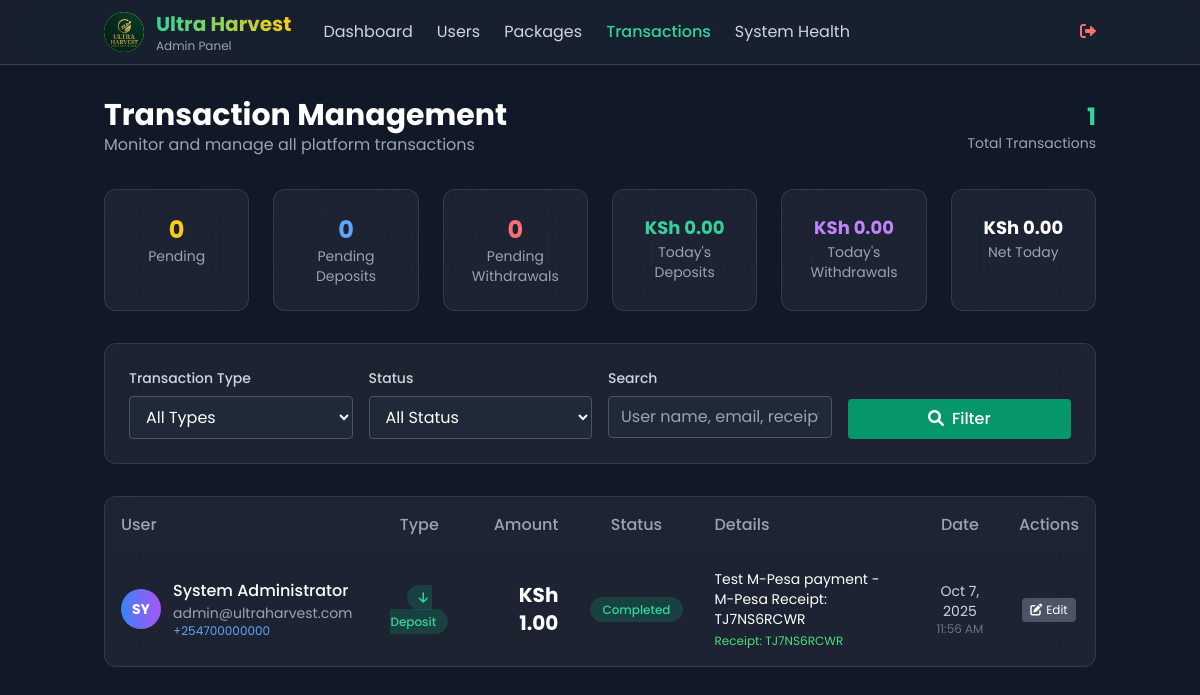
The app's page /admin/transactions.php (signed in) with its own data.
### tables this page shows
CREATE TABLE `transactions` (
  `id` int(11) NOT NULL,
  `user_id` int(11) NOT NULL,
  `type` enum('deposit','withdrawal','roi_payment','referral_commission','package_investment') NOT NULL,
  `amount` decimal(15,2) NOT NULL,
  `withdrawal_fee` decimal(15,2) DEFAULT 0.00,
  `platform_fee` decimal(15,2) DEFAULT 0.00,
  `net_amount` decimal(15,2) DEFAULT 0.00,
  `status` enum('pending','completed','failed','cancelled') DEFAULT 'pending',
  `mpesa_receipt` varchar(100) DEFAULT NULL,
  `mpesa_request_id` varchar(100) DEFAULT NULL,
  `phone_number` varchar(20) DEFAULT NULL,
  `description` text DEFAULT NULL,
  `admin_notes` text DEFAULT NULL,
  `processed_by` int(11) DEFAULT NULL,
  `created_at` timestamp NULL DEFAULT current_timestamp(),
  `updated_at` timestamp NULL DEFAULT current_timestamp() ON UPDATE current_timestamp()
);

CREATE TABLE `users` (
  `id` int(11) NOT NULL,
  `email` varchar(255) NOT NULL,
  `password` varchar(255) NOT NULL,
  `full_name` varchar(255) NOT NULL,
  `phone` varchar(20) DEFAULT NULL,
  `wallet_balance` decimal(15,2) DEFAULT 0.00,
  `total_deposited` decimal(15,2) DEFAULT 0.00,
  `total_withdrawn` decimal(15,2) DEFAULT 0.00,
  `total_roi_earned` decimal(15,2) DEFAULT 0.00,
  `referral_code` varchar(10) NOT NULL,
  `referred_by` int(11) DEFAULT NULL,
  `referral_earnings` decimal(15,2) DEFAULT 0.00,
  `status` enum('active','suspended','banned') DEFAULT 'active',
  `is_admin` tinyint(1) DEFAULT 0,
  `email_verified` tinyint(1) DEFAULT 0,
  `created_at` timestamp NULL DEFAULT current_timestamp(),
  `updated_at` timestamp NULL DEFAULT current_timestamp() ON UPDATE current_timestamp()
);

### admin/transactions.php (the view, shortened to what the rows shown need)
<?php
require_once '../config/database.php';
$page = max(1, intval($_GET['page'] ?? 1));
$limit = 25;
$offset = ($page - 1) * $limit;
$where_conditions = ["1=1"];
$params = [];
$where_clause = implode(' AND ', $where_conditions);
$transactions = [];
try {
    $sql = "
        SELECT t.id, t.user_id, t.type, t.amount, t.status, t.mpesa_receipt, t.mpesa_request_id,
               t.phone_number, t.description, t.admin_notes, t.created_at, t.updated_at,
               u.full_name, u.email, u.phone,
               admin.full_name as processed_by_name
        FROM transactions t
        JOIN users u ON t.user_id = u.id
        LEFT JOIN users admin ON t.processed_by = admin.id
        WHERE $where_clause
        ORDER BY t.created_at DESC
        LIMIT $limit OFFSET $offset
    ";
    $stmt = $db->prepare($sql);
    $stmt->execute($params);
    $transactions = $stmt->fetchAll(PDO::FETCH_ASSOC);
} catch (Exception $e) {
    $error = 'Failed to load transactions: ' . $e->getMessage();
}
?>
<!DOCTYPE html>
<html lang="en">
<head>
    <script src="https://cdn.tailwindcss.com"></script>
    <link rel="stylesheet" href="https://cdnjs.cloudflare.com/ajax/libs/font-awesome/6.0.0/css/all.min.css">
</head>
<body class="bg-gray-900 text-white min-h-screen">
    <main class="container mx-auto px-4 py-8">
        <div class="flex items-center justify-between mb-8">
            <div>
                <h1 class="text-3xl font-bold text-white">Transaction Management</h1>
            </div>
        </div>
        <section class="glass-card rounded-xl overflow-hidden">
            <?php if (!empty($transactions)): ?>
                <div class="overflow-x-auto">
                    <table class="w-full">
                        <thead class="bg-gray-800/50">
                            <tr>
                                <th class="text-left p-4 text-gray-400 font-medium">User</th>
                                <th class="text-center p-4 text-gray-400 font-medium">Type</th>
                                <th class="text-right p-4 text-gray-400 font-medium">Amount</th>
                                <th class="text-center p-4 text-gray-400 font-medium">Status</th>
                                <th class="text-left p-4 text-gray-400 font-medium">Details</th>
                                <th class="text-center p-4 text-gray-400 font-medium">Date</th>
                                <th class="text-center p-4 text-gray-400 font-medium">Actions</th>
                            </tr>
                        </thead>
                        <tbody>
                            <?php foreach ($transactions as $transaction): ?>
                            <tr class="transaction-row border-b border-gray-800">
                                <td class="p-4">
                                    <div class="flex items-center space-x-3">
                                        <div class="w-10 h-10 bg-gradient-to-r from-blue-500 to-purple-500 rounded-full flex items-center justify-center text-sm font-bold text-white">
                                            <?php echo strtoupper(substr($transaction['full_name'], 0, 2)); ?>
                                        </div>
                                        <div>
                                            <p class="font-medium text-white"><?php echo htmlspecialchars($transaction['full_name']); ?></p>
                                            <p class="text-sm text-gray-400"><?php echo htmlspecialchars($transaction['email']); ?></p>
                                            <?php if ($transaction['phone']): ?>
                                                <p class="text-xs text-blue-400"><?php echo htmlspecialchars($transaction['phone']); ?></p>
                                            <?php endif; ?>
                                        </div>
                                    </div>
                                </td>
                                <td class="p-4 text-center">
                                    <span class="px-3 py-1 rounded-full text-xs font-medium
                                        <?php
                                        echo match($transaction['type']) {
                                            'deposit' => 'bg-emerald-500/20 text-emerald-400',
                                            'withdrawal' => 'bg-red-500/20 text-red-400',
                                            'roi_payment' => 'bg-yellow-500/20 text-yellow-400',
                                            'package_investment' => 'bg-blue-500/20 text-blue-400',
                                            'referral_commission' => 'bg-purple-500/20 text-purple-400',
                                            default => 'bg-gray-500/20 text-gray-400'
                                        };
                                        ?>">
                                        <i class="fas <?php
                                        echo match($transaction['type']) {
                                            'deposit' => 'fa-arrow-down',
                                            'withdrawal' => 'fa-arrow-up',
                                            'roi_payment' => 'fa-coins',
                                            'package_investment' => 'fa-chart-line',
                                            'referral_commission' => 'fa-users',
                                            default => 'fa-exchange-alt'
                                        };
                                        ?> mr-1"></i>
                                        <?php echo ucfirst(str_replace('_', ' ', $transaction['type'])); ?>
                                    </span>
                                </td>
                                <td class="p-4 text-right">
                                    <p class="text-xl font-bold text-white"><?php echo formatMoney($transaction['amount']); ?></p>
                                </td>
                                <td class="p-4 text-center">
                                    <span class="px-3 py-1 rounded-full text-xs font-medium
                                        <?php
                                        echo match($transaction['status']) {
                                            'completed' => 'bg-emerald-500/20 text-emerald-400',
                                            'pending' => 'bg-yellow-500/20 text-yellow-400',
                                            'failed' => 'bg-red-500/20 text-red-400',
                                            'cancelled' => 'bg-gray-500/20 text-gray-400',
                                            default => 'bg-gray-500/20 text-gray-400'
                                        };
                                        ?>">
                                        <?php echo ucfirst($transaction['status']); ?>
                                    </span>
                                </td>
                                <td class="p-4">
                                    <div class="max-w-xs">
                                        <p class="text-white text-sm"><?php echo htmlspecialchars(substr($transaction['description'] ?? 'N/A', 0, 50)); ?></p>
                                        <?php if ($transaction['mpesa_receipt']): ?>
                                            <p class="text-green-400 text-xs mt-1">Receipt: <?php echo htmlspecialchars($transaction['mpesa_receipt']); ?></p>
                                        <?php endif; ?>
                                    </div>
                                </td>
                                <td class="p-4 text-center text-gray-300 text-sm">
                                    <p><?php echo date('M j, Y', strtotime($transaction['created_at'])); ?></p>
                                    <p class="text-xs text-gray-500"><?php echo date('g:i A', strtotime($transaction['created_at'])); ?></p>
                                </td>
                                <td class="p-4 text-center">
                                    <?php if ($transaction['status'] === 'pending'): ?>
                                        <div class="flex items-center justify-center space-x-1">
                                            <?php if ($transaction['type'] === 'withdrawal'): ?>
                                                <button onclick="approveWithdrawal(<?php echo $transaction['id']; ?>)"
                                                        class="px-2 py-1 bg-emerald-600 hover:bg-emerald-700 text-white rounded text-xs transition">
                                                    <i class="fas fa-check"></i>
                                                </button>
                                                <button onclick="rejectWithdrawal(<?php echo $transaction['id']; ?>)"
                                                        class="px-2 py-1 bg-red-600 hover:bg-red-700 text-white rounded text-xs transition">
                                                    <i class="fas fa-times"></i>
                                                </button>
                                            <?php elseif ($transaction['type'] === 'deposit'): ?>
                                                <button onclick="approveDeposit(<?php echo $transaction['id']; ?>)"
                                                        class="px-2 py-1 bg-emerald-600 hover:bg-emerald-700 text-white rounded text-xs transition">
                                                    <i class="fas fa-check mr-1"></i>Approve
                                                </button>
                                            <?php endif; ?>
                                            <button onclick="openStatusModal(<?php echo $transaction['id']; ?>, '<?php echo $transaction['status']; ?>')"
                                                    class="px-2 py-1 bg-blue-600 hover:bg-blue-700 text-white rounded text-xs transition">
                                                <i class="fas fa-edit"></i>
                                            </button>
                                        </div>
                                    <?php else: ?>
                                        <button onclick="openStatusModal(<?php echo $transaction['id']; ?>, '<?php echo $transaction['status']; ?>')"
                                                class="px-2 py-1 bg-gray-600 hover:bg-gray-700 text-white rounded text-xs transition">
                                            <i class="fas fa-edit mr-1"></i>Edit
                                        </button>
                                    <?php endif; ?>
                                </td>
                            </tr>
                            <?php endforeach; ?>
                        </tbody>
                    </table>
                </div>
            <?php endif; ?>
        </section>
    </main>
</body>
</html>

### records on screen
transactions: user.full_name "SY", user.full_name "System Administrator", user.email "admin@ultraharvest.com", user.phone "+254700000000", type "Deposit", amount "KSh 1.00", status "Completed", description "Test M-Pesa payment - M-Pesa Receipt: TJ7NS6RCWR", mpesa_receipt "TJ7NS6RCWR", created_at "Oct 7, 2025", created_at "11:56 AM"

### other values on screen
$stats['total_transactions'] "1"
$stats['pending_transactions'] "0"
$stats['pending_deposits'] "0"
$stats['pending_withdrawals'] "0"
formatMoney($stats['today_deposits']) "KSh 0.00"
formatMoney($stats['today_withdrawals']) "KSh 0.00"
formatMoney($stats['today_deposits'] - $stats['today_withdrawals']) "KSh 0.00"
